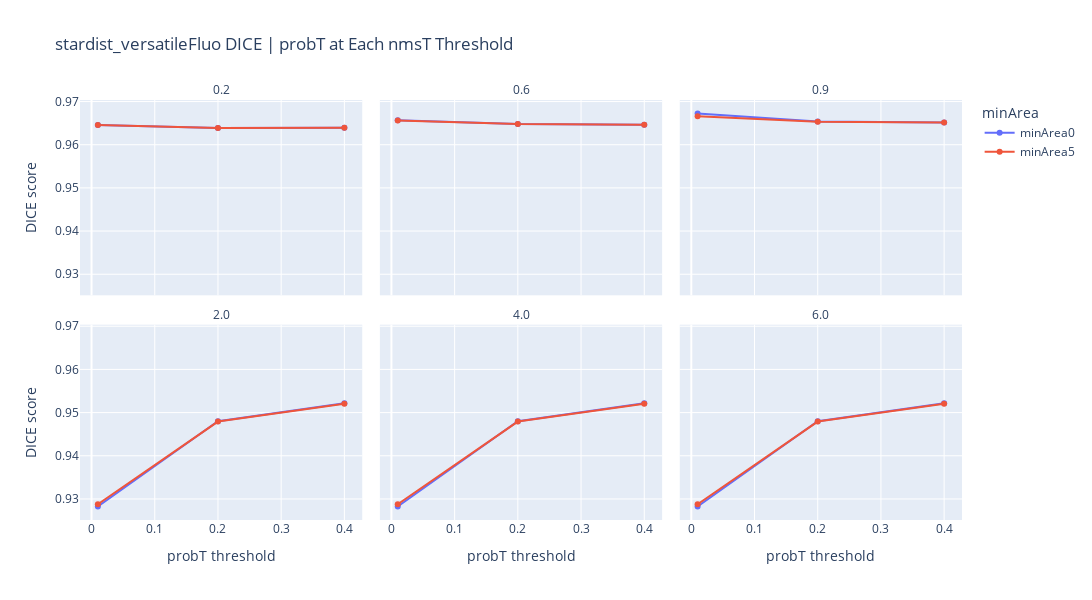

The code cell stored with this chart in its notebook:
### Code cell
import plotly.express as px

stardist_versatileFluo = pd.DataFrame(stardist_versatileFluo_ls, columns=["probT", "nmsT", "minArea", "DICE", "num_cells", "name"])
df = stardist_versatileFluo

# 1) Parse your thresholds to numeric if you haven’t already
df["probT_num"] = df["probT"].str.replace("probT", "", regex=False).astype(float)
df["nmsT_num"]  = df["nmsT"].str.replace("nmsT", "", regex=False).astype(float)

# 2) Build the faceted line plot
fig = px.line(
    df.sort_values(["nmsT_num", "minArea", "probT_num"]),
    x="probT_num",
    y="DICE",
    color="minArea",
    facet_col="nmsT_num",        # one panel per nmsT threshold
    facet_col_wrap=3,            # wrap into rows of 3 (adjust as needed)
    markers=True,
    labels={
        "probT_num": "probT threshold",
        "DICE":       "DICE score",
        "minArea":    "minArea group",
        "nmsT_num":   "nmsT threshold",
        "num_cells":  "num_cells"
    },
    title="stardist_versatileFluo DICE | probT at Each nmsT Threshold"
)

# 3) Tidy up layout
fig.update_layout(
    width=1200,
    height=400 + 200 * ((df["nmsT_num"].nunique() - 1) // 3),
    legend_title_text="minArea"
)
# Remove the small “nmsT_num=” prefix from each facet title
for annotation in fig.layout.annotations:
    annotation.text = annotation.text.split("=")[-1]

fig.show()
print(stardist_versatileFluo.sort_values(by="DICE", ascending=False))

### Figure 1 — Plotly figure (JSON) as saved in the notebook; plotly's stock layout.template omitted (floating-point values rounded to 4 significant figures)
{"data": [{"hovertemplate": "minArea group=minArea0<br>nmsT threshold=0.2<br>probT threshold=%{x}<br>DICE score=%{y}<extra></extra>", "legendgroup": "minArea0", "line": {"color": "#636efa", "dash": "solid"}, "marker": {"symbol": "circle"}, "mode": "lines+markers", "name": "minArea0", "orientation": "v", "showlegend": true, "type": "scatter", "x": [0.01, 0.2, 0.4], "xaxis": "x4", "y": [0.9645, 0.9639, 0.9639], "yaxis": "y4"}, {"hovertemplate": "minArea group=minArea0<br>nmsT threshold=0.6<br>probT threshold=%{x}<br>DICE score=%{y}<extra></extra>", "legendgroup": "minArea0", "line": {"color": "#636efa", "dash": "solid"}, "marker": {"symbol": "circle"}, "mode": "lines+markers", "name": "minArea0", "orientation": "v", "showlegend": false, "type": "scatter", "x": [0.01, 0.2, 0.4], "xaxis": "x5", "y": [0.9657, 0.9648, 0.9646], "yaxis": "y5"}, {"hovertemplate": "minArea group=minArea0<br>nmsT threshold=0.9<br>probT threshold=%{x}<br>DICE score=%{y}<extra></extra>", "legendgroup": "minArea0", "line": {"color": "#636efa", "dash": "solid"}, "marker": {"symbol": "circle"}, "mode": "lines+markers", "name": "minArea0", "orientation": "v", "showlegend": false, "type": "scatter", "x": [0.01, 0.2, 0.4], "xaxis": "x6", "y": [0.9672, 0.9654, 0.9652], "yaxis": "y6"}, {"hovertemplate": "minArea group=minArea0<br>nmsT threshold=2.0<br>probT threshold=%{x}<br>DICE score=%{y}<extra></extra>", "legendgroup": "minArea0", "line": {"color": "#636efa", "dash": "solid"}, "marker": {"symbol": "circle"}, "mode": "lines+markers", "name": "minArea0", "orientation": "v", "showlegend": false, "type": "scatter", "x": [0.01, 0.2, 0.4], "xaxis": "x", "y": [0.9283, 0.948, 0.9521], "yaxis": "y"}, {"hovertemplate": "minArea group=minArea0<br>nmsT threshold=4.0<br>probT threshold=%{x}<br>DICE score=%{y}<extra></extra>", "legendgroup": "minArea0", "line": {"color": "#636efa", "dash": "solid"}, "marker": {"symbol": "circle"}, "mode": "lines+markers", "name": "minArea0", "orientation": "v", "showlegend": false, "type": "scatter", "x": [0.01, 0.2, 0.4], "xaxis": "x2", "y": [0.9283, 0.948, 0.9521], "yaxis": "y2"}, {"hovertemplate": "minArea group=minArea0<br>nmsT threshold=6.0<br>probT threshold=%{x}<br>DICE score=%{y}<extra></extra>", "legendgroup": "minArea0", "line": {"color": "#636efa", "dash": "solid"}, "marker": {"symbol": "circle"}, "mode": "lines+markers", "name": "minArea0", "orientation": "v", "showlegend": false, "type": "scatter", "x": [0.01, 0.2, 0.4], "xaxis": "x3", "y": [0.9283, 0.948, 0.9521], "yaxis": "y3"}, {"hovertemplate": "minArea group=minArea5<br>nmsT threshold=0.2<br>probT threshold=%{x}<br>DICE score=%{y}<extra></extra>", "legendgroup": "minArea5", "line": {"color": "#EF553B", "dash": "solid"}, "marker": {"symbol": "circle"}, "mode": "lines+markers", "name": "minArea5", "orientation": "v", "showlegend": true, "type": "scatter", "x": [0.01, 0.2, 0.4], "xaxis": "x4", "y": [0.9645, 0.9639, 0.9639], "yaxis": "y4"}, {"hovertemplate": "minArea group=minArea5<br>nmsT threshold=0.6<br>probT threshold=%{x}<br>DICE score=%{y}<extra></extra>", "legendgroup": "minArea5", "line": {"color": "#EF553B", "dash": "solid"}, "marker": {"symbol": "circle"}, "mode": "lines+markers", "name": "minArea5", "orientation": "v", "showlegend": false, "type": "scatter", "x": [0.01, 0.2, 0.4], "xaxis": "x5", "y": [0.9656, 0.9648, 0.9646], "yaxis": "y5"}, {"hovertemplate": "minArea group=minArea5<br>nmsT threshold=0.9<br>probT threshold=%{x}<br>DICE score=%{y}<extra></extra>", "legendgroup": "minArea5", "line": {"color": "#EF553B", "dash": "solid"}, "marker": {"symbol": "circle"}, "mode": "lines+markers", "name": "minArea5", "orientation": "v", "showlegend": false, "type": "scatter", "x": [0.01, 0.2, 0.4], "xaxis": "x6", "y": [0.9666, 0.9653, 0.9651], "yaxis": "y6"}, {"hovertemplate": "minArea group=minArea5<br>nmsT threshold=2.0<br>probT threshold=%{x}<br>DICE score=%{y}<extra></extra>", "legendgroup": "minArea5", "line": {"color": "#EF553B", "dash": "solid"}, "marker": {"symbol": "circle"}, "mode": "lines+markers", "name": "minArea5", "orientation": "v", "showlegend": false, "type": "scatter", "x": [0.01, 0.2, 0.4], "xaxis": "x", "y": [0.9288, 0.9479, 0.952], "yaxis": "y"}, {"hovertemplate": "minArea group=minArea5<br>nmsT threshold=4.0<br>probT threshold=%{x}<br>DICE score=%{y}<extra></extra>", "legendgroup": "minArea5", "line": {"color": "#EF553B", "dash": "solid"}, "marker": {"symbol": "circle"}, "mode": "lines+markers", "name": "minArea5", "orientation": "v", "showlegend": false, "type": "scatter", "x": [0.01, 0.2, 0.4], "xaxis": "x2", "y": [0.9288, 0.9479, 0.952], "yaxis": "y2"}, {"hovertemplate": "minArea group=minArea5<br>nmsT threshold=6.0<br>probT threshold=%{x}<br>DICE score=%{y}<extra></extra>", "legendgroup": "minArea5", "line": {"color": "#EF553B", "dash": "solid"}, "marker": {"symbol": "circle"}, "mode": "lines+markers", "name": "minArea5", "orientation": "v", "showlegend": false, "type": "scatter", "x": [0.01, 0.2, 0.4], "xaxis": "x3", "y": [0.9288, 0.9479, 0.952], "yaxis": "y3"}], "layout": {"annotations": [{"font": {}, "showarrow": false, "text": "2.0", "x": 0.16, "xanchor": "center", "xref": "paper", "y": 0.465, "yanchor": "bottom", "yref": "paper"}, {"font": {}, "showarrow": false, "text": "4.0", "x": 0.5, "xanchor": "center", "xref": "paper", "y": 0.465, "yanchor": "bottom", "yref": "paper"}, {"font": {}, "showarrow": false, "text": "6.0", "x": 0.84, "xanchor": "center", "xref": "paper", "y": 0.465, "yanchor": "bottom", "yref": "paper"}, {"font": {}, "showarrow": false, "text": "0.2", "x": 0.16, "xanchor": "center", "xref": "paper", "y": 1.0, "yanchor": "bottom", "yref": "paper"}, {"font": {}, "showarrow": false, "text": "0.6", "x": 0.5, "xanchor": "center", "xref": "paper", "y": 1.0, "yanchor": "bottom", "yref": "paper"}, {"font": {}, "showarrow": false, "text": "0.9", "x": 0.84, "xanchor": "center", "xref": "paper", "y": 1.0, "yanchor": "bottom", "yref": "paper"}], "height": 600, "legend": {"title": {"text": "minArea"}, "tracegroupgap": 0}, "title": {"text": "stardist_versatileFluo DICE | probT at Each nmsT Threshold"}, "width": 1200, "xaxis": {"anchor": "y", "domain": [0, 0.32], "title": {"text": "probT threshold"}}, "xaxis2": {"anchor": "y2", "domain": [0.34, 0.66], "matches": "x", "title": {"text": "probT threshold"}}, "xaxis3": {"anchor": "y3", "domain": [0.68, 1.0], "matches": "x", "title": {"text": "probT threshold"}}, "xaxis4": {"anchor": "y4", "domain": [0, 0.32], "matches": "x", "showticklabels": false}, "xaxis5": {"anchor": "y5", "domain": [0.34, 0.66], "matches": "x", "showticklabels": false}, "xaxis6": {"anchor": "y6", "domain": [0.68, 1.0], "matches": "x", "showticklabels": false}, "yaxis": {"anchor": "x", "domain": [0, 0.465], "title": {"text": "DICE score"}}, "yaxis2": {"anchor": "x2", "domain": [0, 0.465], "matches": "y", "showticklabels": false}, "yaxis3": {"anchor": "x3", "domain": [0, 0.465], "matches": "y", "showticklabels": false}, "yaxis4": {"anchor": "x4", "domain": [0.535, 1.0], "matches": "y", "title": {"text": "DICE score"}}, "yaxis5": {"anchor": "x5", "domain": [0.535, 1.0], "matches": "y", "showticklabels": false}, "yaxis6": {"anchor": "x6", "domain": [0.535, 1.0], "matches": "y", "showticklabels": false}}}
